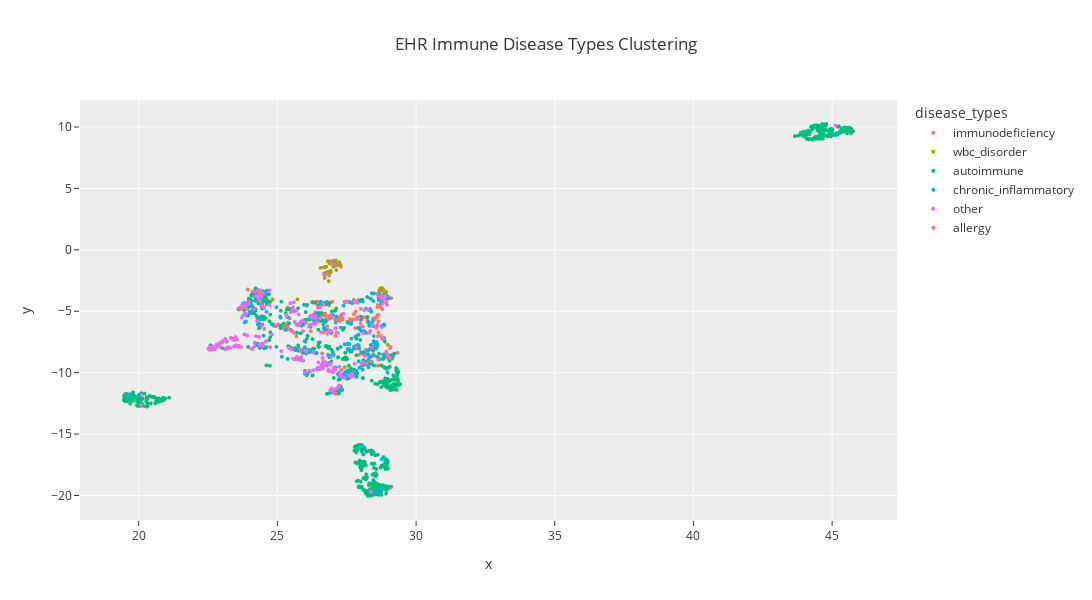

Notebook source saved alongside this figure:
### Code cell
# UMAP clustering
X_umap_ehr = umap.UMAP(random_state=1).fit_transform(ehr_data.values)
umap_ehr_df = pd.DataFrame({'x': X_umap_ehr[:, 0], 'y': X_umap_ehr[:, 1], 'disease_types': ehr_df.index.get_level_values(1).tolist()})

# Plot categories
fig = px.scatter(umap_ehr_df, x='x', y='y', color='disease_types', template='ggplot2', width=1100, height=600,
                 title='EHR Immune Disease Types Clustering')
fig.update_traces(marker=dict(size=4))
fig.show()

### Figure 1 — Plotly figure (JSON) as saved in the notebook; plotly's stock layout.template omitted (floating-point values rounded to 4 significant figures; data arrays with more than 128 entries replaced by an {"elided": "..."} marker saying what was removed)
{"data": [{"hovertemplate": "disease_types=immunodeficiency<br>x=%{x}<br>y=%{y}<extra></extra>", "legendgroup": "immunodeficiency", "marker": {"color": "#F8766D", "symbol": "circle", "size": 4}, "mode": "markers", "name": "immunodeficiency", "showlegend": true, "x": {"elided": "324 float values"}, "xaxis": "x", "y": {"elided": "324 float values"}, "yaxis": "y", "type": "scattergl"}, {"hovertemplate": "disease_types=wbc_disorder<br>x=%{x}<br>y=%{y}<extra></extra>", "legendgroup": "wbc_disorder", "marker": {"color": "#A3A500", "symbol": "circle", "size": 4}, "mode": "markers", "name": "wbc_disorder", "showlegend": true, "x": [28.84, 28.72, 29.28, 27.06, 26.24, 27.11, 27.05, 26.96, 26.87, 26.93, 26.94, 26.95, 26.82, 26.77, 28.74, 26.97, 26.89, 26.98, 26.97, 28.81, 26.71, 26.88, 26.89, 26.92, 27.1, 26.93, 24.03, 27.05, 26.94, 24.83, 24.34, 26.87, 27.1, 26.7, 26.92, 25.98, 28.85, 26.89, 26.82, 28.66, 28.8, 26.99, 26.89, 26.95, 27.01, 26.86, 28.81, 26.94, 27.03, 26.85, 27.02, 27.01, 27.22, 26.87, 28.8, 26.87, 27.12, 26.93, 26.96, 28.76, 26.75, 25.65, 26.95, 26.91, 26.96, 28.79, 26.96, 23.61, 24.03, 23.82, 23.6, 26.94, 26.9, 28.98, 27.0, 26.97, 26.98, 27.23, 25.72, 26.94, 28.92, 26.87, 26.99, 27.02, 26.98, 26.86, 26.88, 26.68, 28.8, 28.79, 26.88, 26.55, 26.88, 28.45, 27.11, 28.7, 26.9, 26.97, 26.9, 26.83, 27.22, 26.9, 26.84, 28.78, 26.92, 26.71, 28.79, 26.77, 27.01, 26.86, 27.04, 26.88, 28.76, 26.68, 28.8, 26.84, 26.72, 27.01, 26.84, 26.9, 26.99, 26.95, 28.79, 27.01, 26.88, 26.7, 27.43], "xaxis": "x", "y": [-3.6, -3.143, -10.92, -1.186, -4.248, -1.218, -1.015, -1.047, -1.814, -1.096, -1.016, -1.007, -1.913, -1.921, -3.329, -0.9689, -1.768, -1.099, -1.074, -3.267, -1.429, -1.079, -1.751, -1.064, -1.297, -1.031, -4.309, -1.085, -1.02, -4.037, -5.691, -1.81, -1.092, -1.406, -1.088, -7.992, -6.16, -0.9925, -0.9245, -3.345, -3.163, -0.956, -0.9621, -0.978, -0.9618, -2.045, -3.231, -0.9701, -1.024, -2.542, -1.382, -1.044, -1.207, -1.788, -3.235, -1.777, -1.65, -1.8, -1.133, -3.106, -1.851, -7.989, -0.9591, -1.105, -0.9654, -3.169, -0.9775, -4.873, -4.051, -4.369, -4.798, -0.9615, -1.737, -7.731, -1.005, -1.099, -0.9123, -1.021, -4.026, -0.987, -3.408, -1.813, -0.988, -0.9052, -1.14, -1.849, -1.79, -1.401, -3.185, -3.216, -1.785, -1.468, -0.9407, -7.977, -0.8647, -3.173, -1.76, -0.9866, -1.112, -0.9227, -1.255, -1.077, -1.89, -3.13, -1.711, -2.295, -3.226, -1.366, -1.035, -2.095, -1.003, -1.793, -3.105, -1.931, -3.153, -1.776, -1.922, -1.013, -1.827, -1.765, -1.047, -0.9951, -3.186, -1.007, -0.9545, -2.058, -9.551], "yaxis": "y", "type": "scattergl"}, {"hovertemplate": "disease_types=autoimmune<br>x=%{x}<br>y=%{y}<extra></extra>", "legendgroup": "autoimmune", "marker": {"color": "#00BF7D", "symbol": "circle", "size": 4}, "mode": "markers", "name": "autoimmune", "showlegend": true, "x": {"elided": "1290 float values"}, "xaxis": "x", "y": {"elided": "1290 float values"}, "yaxis": "y", "type": "scattergl"}, {"hovertemplate": "disease_types=chronic_inflammatory<br>x=%{x}<br>y=%{y}<extra></extra>", "legendgroup": "chronic_inflammatory", "marker": {"color": "#00B0F6", "symbol": "circle", "size": 4}, "mode": "markers", "name": "chronic_inflammatory", "showlegend": true, "x": {"elided": "227 float values"}, "xaxis": "x", "y": {"elided": "227 float values"}, "yaxis": "y", "type": "scattergl"}, {"hovertemplate": "disease_types=other<br>x=%{x}<br>y=%{y}<extra></extra>", "legendgroup": "other", "marker": {"color": "#E76BF3", "symbol": "circle", "size": 4}, "mode": "markers", "name": "other", "showlegend": true, "x": {"elided": "363 float values"}, "xaxis": "x", "y": {"elided": "363 float values"}, "yaxis": "y", "type": "scattergl"}, {"hovertemplate": "disease_types=allergy<br>x=%{x}<br>y=%{y}<extra></extra>", "legendgroup": "allergy", "marker": {"color": "#F8766D", "symbol": "circle", "size": 4}, "mode": "markers", "name": "allergy", "showlegend": true, "x": [23.71, 28.36, 28.97, 27.11, 24.32, 25.52, 28.16, 28.14, 24.4], "xaxis": "x", "y": [-4.804, -9.097, -8.683, -11.73, -3.407, -6.584, -8.637, -9.217, -3.436], "yaxis": "y", "type": "scattergl"}], "layout": {"xaxis": {"anchor": "y", "domain": [0.0, 1.0], "title": {"text": "x"}}, "yaxis": {"anchor": "x", "domain": [0.0, 1.0], "title": {"text": "y"}}, "legend": {"title": {"text": "disease_types"}, "tracegroupgap": 0}, "title": {"text": "EHR Immune Disease Types Clustering"}, "height": 600, "width": 1100}}
